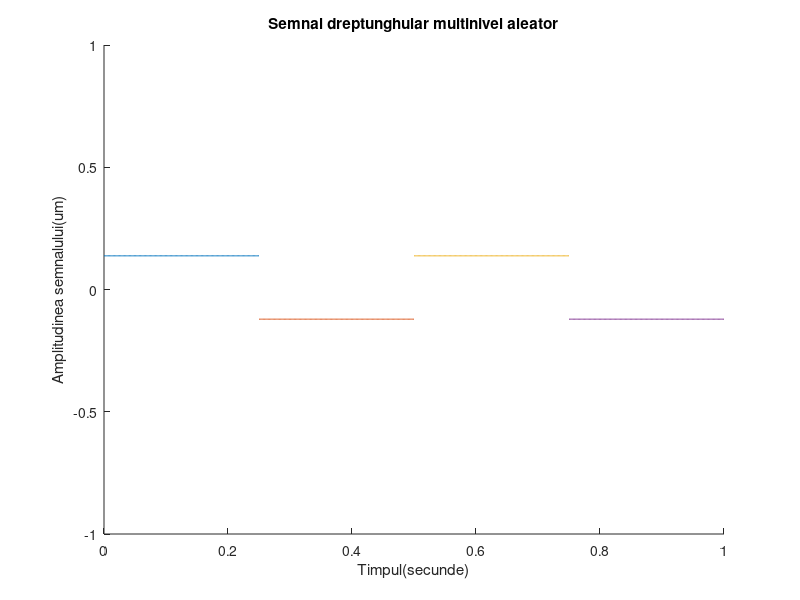

Reproduce this figure in MATLAB.
hold on;
%utilizam hold on pentru a afisa simultan mai multe semnale
%pe acelasi grafic
%2ms
r1=rand(1);
%folosim rand pentru a genera un numar aleator
r2=rand(1);
t1=0:.002:0.25;
t2=0.25:.002:0.5;
x1=r1*square(8*pi*t1,100);
x2=-r2*square(8*pi*t2,100);
axis([0 1 -1 1]);
plot(t1,x1);
plot(t2,x2);
t3=0.5:.002:0.75;
t4=0.75:.002:1;
x3=r1*square(8*pi*t3,100);
x4=-r2*square(8*pi*t4,100);
plot(t3,x3);
plot(t4,x4);
xlabel('Timpul(secunde)')
ylabel('Amplitudinea semnalului(um)')
title('Semnal dreptunghular multinivel aleator')
